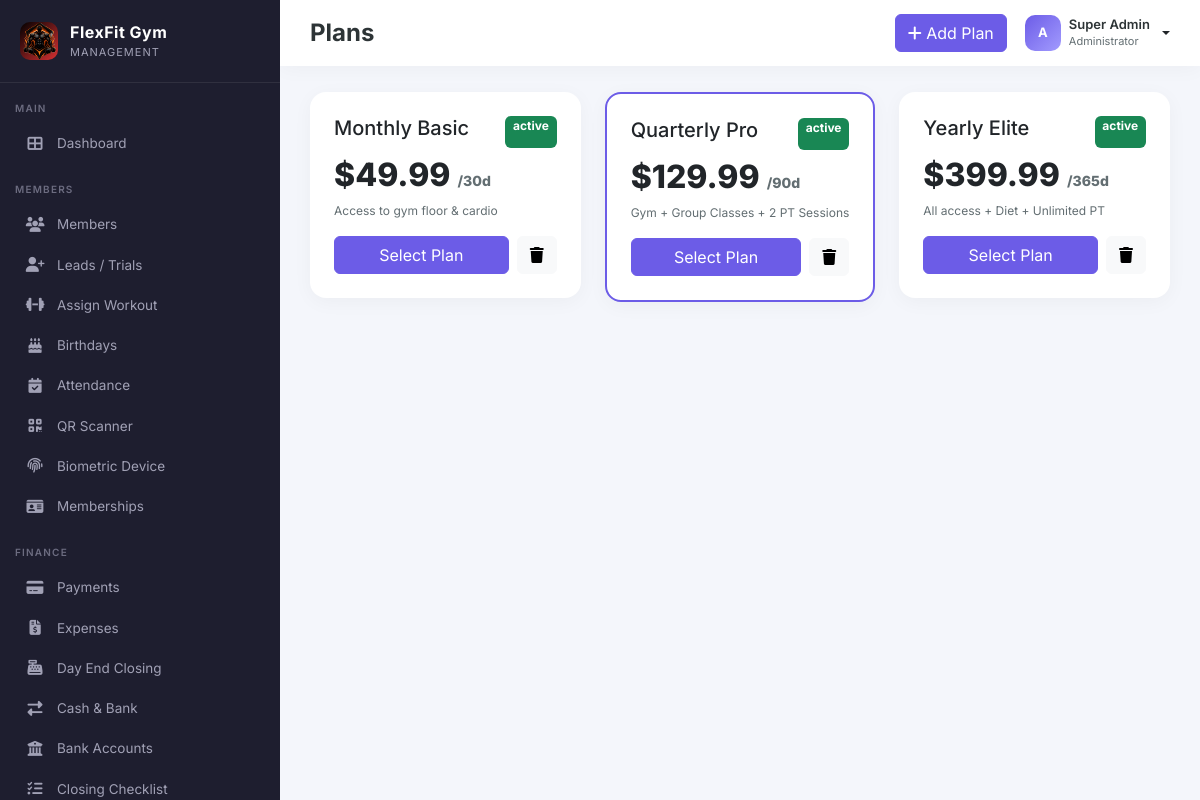
The page /admin/plans.php (signed in) on the database its author committed.
### tables this page shows
CREATE TABLE IF NOT EXISTS plans (
    id INT AUTO_INCREMENT PRIMARY KEY,
    name VARCHAR(100) NOT NULL,
    duration_days INT NOT NULL,
    price DECIMAL(10,2) NOT NULL,
    description TEXT,
    features TEXT,
    status ENUM('active','inactive') DEFAULT 'active',
    created_at TIMESTAMP DEFAULT CURRENT_TIMESTAMP
);

### config/init.php (called while the page is built, shortened)
<?php
require_once __DIR__ . '/database.php';
require_once __DIR__ . '/../includes/functions.php';
$settings = [];
try {
    $stmt = $pdo->query("SHOW TABLES LIKE 'settings'");
    if ($stmt->rowCount() > 0) {
        $stmt = $pdo->query("SELECT setting_key, setting_value FROM settings");
        foreach ($stmt->fetchAll() as $row) {
            $settings[$row['setting_key']] = $row['setting_value'];
        }
    }
} catch (Exception $e) {
}
?>

### includes/functions.php (called while the page is built, shortened)
<?php
function getSetting($key, $default = '') {
    global $settings;
    return $settings[$key] ?? $default;
}
function formatCurrency($amount) {
    $currency = getSetting('currency', '$');
    return $currency . number_format((float)$amount, 2);
}
?>

### admin/plans.php (the view, shortened to what this page needs)
<?php
require_once '../includes/header.php';
require_once '../includes/sidebar.php';
$stmt = $pdo->query("
    SELECT *
    FROM plans
    ORDER BY price ASC
");
$plans = $stmt->fetchAll(PDO::FETCH_ASSOC);
?>
<div class="main-content">
    <div class="topbar">
        <div class="d-flex gap-3 align-items-center">
            <h4>Plans</h4>
        </div>
        <div class="topbar-actions">
            <button class="btn btn-primary" data-bs-toggle="modal" data-bs-target="#addModal">
                <i class="fas fa-plus"></i> Add Plan
            </button>
             <div class="dropdown">
                <a href="#" class="d-flex align-items-center gap-2 text-decoration-none dropdown-toggle" data-bs-toggle="dropdown" aria-expanded="false" style="color:inherit;">
                    <div class="avatar" style="background:linear-gradient(135deg,#6c5ce7,#a29bfe); color:white;"><?= strtoupper(substr($_SESSION['username'] ?? 'A',0,1)) ?></div>
                    <div class="d-none d-md-block text-start" style="line-height:1.1;">
                        <div style="font-size:13px; font-weight:600;color:#2d3436;"><?= $_SESSION['full_name'] ?? 'Admin' ?></div>
                        <small style="font-size:11px; color:#636e72;">Administrator</small>
                    </div>
                </a>
            </div>
        </div>
    </div>
    <div class="content-wrapper">
        <div class="row g-4">
            <?php foreach ($plans as $pl) { ?>
                <div class="col-md-4">
                    <div
                        class="card-modern p-4"
                        style="<?php echo $pl['name'] === 'Quarterly Pro' ? 'border:2px solid #6c5ce7;' : ''; ?>"
                    >
                        <div class="d-flex justify-content-between">
                            <h5>
                                <?= $pl['name'] ?>
                            </h5>
                            <span
                                class="badge <?php echo $pl['status'] === 'active' ? 'bg-success' : 'bg-secondary'; ?>"
                            >
                                <?= $pl['status'] ?>
                            </span>
                        </div>
                        <h2 class="mt-2" style="font-weight:800;">
                            <?= formatCurrency($pl['price']) ?>
                            <small style="font-size:14px;color:#636e72;">
                                /<?= $pl['duration_days'] ?>d
                            </small>
                        </h2>
                        <p style="font-size:12px;color:#636e72;">
                            <?= $pl['description'] ?>
                        </p>
                        <div class="mt-3 d-flex gap-2">
                            <button class="btn btn-primary w-100">
                                Select Plan
                            </button>
                            <a
                                href="?delete=<?= $pl['id'] ?>"
                                class="btn btn-light"
                            >
                                <i class="fas fa-trash"></i>
                            </a>
                        </div>
                    </div>
                </div>
            <?php } ?>
        </div>
    </div>
</div>
<?php require_once '../includes/footer.php'; ?>

### assets/css/style.css (style rules this page uses)
:root { --sidebar-width: 280px; --primary: #6c5ce7; --primary-dark: #5a4bd1; --secondary: #a29bfe; --dark: #2d3436; --light: #f8f9fc; --success: #00b894; --warning: #fdcb6e; --danger: #d63031; }
* { font-family: 'Inter', sans-serif; }
body { background: #f4f6fb; overflow-x: hidden; }
.main-content { margin-left: var(--sidebar-width); min-height: 100vh; transition: all .3s; }
.topbar { background: #fff; padding: 14px 30px; display: flex; align-items: center; justify-content: space-between; box-shadow: 0 2px 20px rgba(0,0,0,.04); position: sticky; top: 0; z-index: 900; }
.topbar h4 { margin: 0; font-weight: 700; color: var(--dark); }
.topbar-actions { display: flex; align-items: center; gap: 18px; }
.content-wrapper { padding: 26px 30px; }
.card-modern { background: #fff; border-radius: 16px; border: none; box-shadow: 0 4px 20px rgba(0,0,0,.04); }
.btn-primary { background: var(--primary); border-color: var(--primary); }
.avatar { width: 36px; height: 36px; border-radius: 10px; object-fit: cover; background: #dfe6e9; display: inline-flex; align-items: center; justify-content: center; font-weight: 700; font-size: 13px; color: #636e72; }

### rows shown on the page
plans: name "Monthly Basic", status "active", price "$49.99", duration_days "30", description "Access to gym floor & cardio"
plans: name "Quarterly Pro", status "active", price "$129.99", duration_days "90", description "Gym + Group Classes + 2 PT Sessions"
plans: name "Yearly Elite", status "active", price "$399.99", duration_days "365", description "All access + Diet + Unlimited PT"

### other values the page prints
getSetting('gym_name', 'FlexFit Gym') "FlexFit Gym"
substr($_SESSION['username'] ?? 'A',0,1) "A"
$_SESSION['full_name'] "Super Admin"
